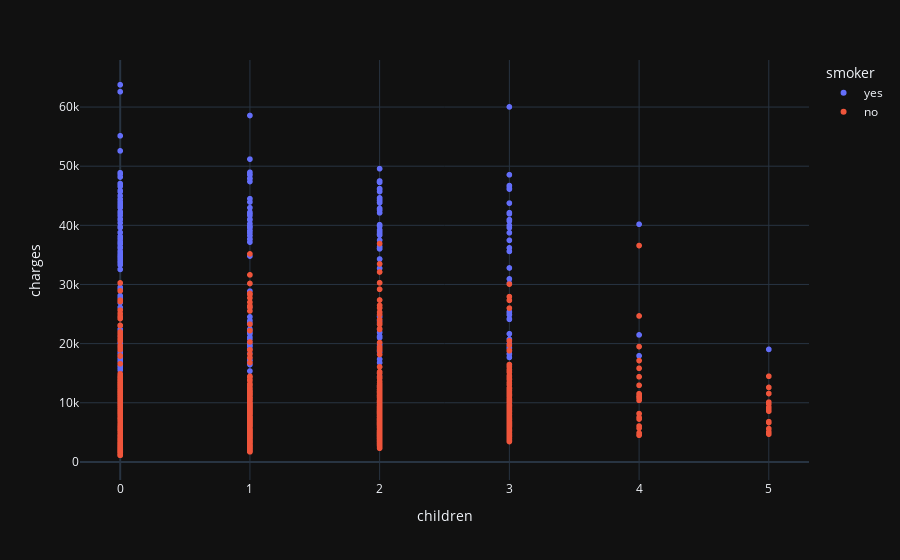

Write notebook code for a chart like this one.
### Code cell
px.scatter(df,x='children',y='charges',template='plotly_dark',color='smoker')

### Figure 1 — Plotly figure (JSON) as saved in the notebook; plotly's stock layout.template omitted (floating-point values rounded to 4 significant figures; data arrays with more than 128 entries replaced by an {"elided": "..."} marker saying what was removed)
{"data": [{"hovertemplate": "smoker=yes<br>children=%{x}<br>charges=%{y}<extra></extra>", "legendgroup": "yes", "marker": {"color": "#636efa", "symbol": "circle"}, "mode": "markers", "name": "yes", "showlegend": true, "type": "scattergl", "x": {"elided": "274 int values"}, "xaxis": "x", "y": {"elided": "274 float values"}, "yaxis": "y"}, {"hovertemplate": "smoker=no<br>children=%{x}<br>charges=%{y}<extra></extra>", "legendgroup": "no", "marker": {"color": "#EF553B", "symbol": "circle"}, "mode": "markers", "name": "no", "showlegend": true, "type": "scattergl", "x": {"elided": "1064 int values"}, "xaxis": "x", "y": {"elided": "1064 float values"}, "yaxis": "y"}], "layout": {"autosize": true, "legend": {"title": {"text": "smoker"}, "tracegroupgap": 0}, "margin": {"t": 60}, "xaxis": {"anchor": "y", "autorange": true, "domain": [0, 1], "range": [-0.2979, 5.298], "title": {"text": "children"}, "type": "linear"}, "yaxis": {"anchor": "x", "autorange": true, "domain": [0, 1], "range": [-3729.0, 68620.0], "title": {"text": "charges"}, "type": "linear"}}}
